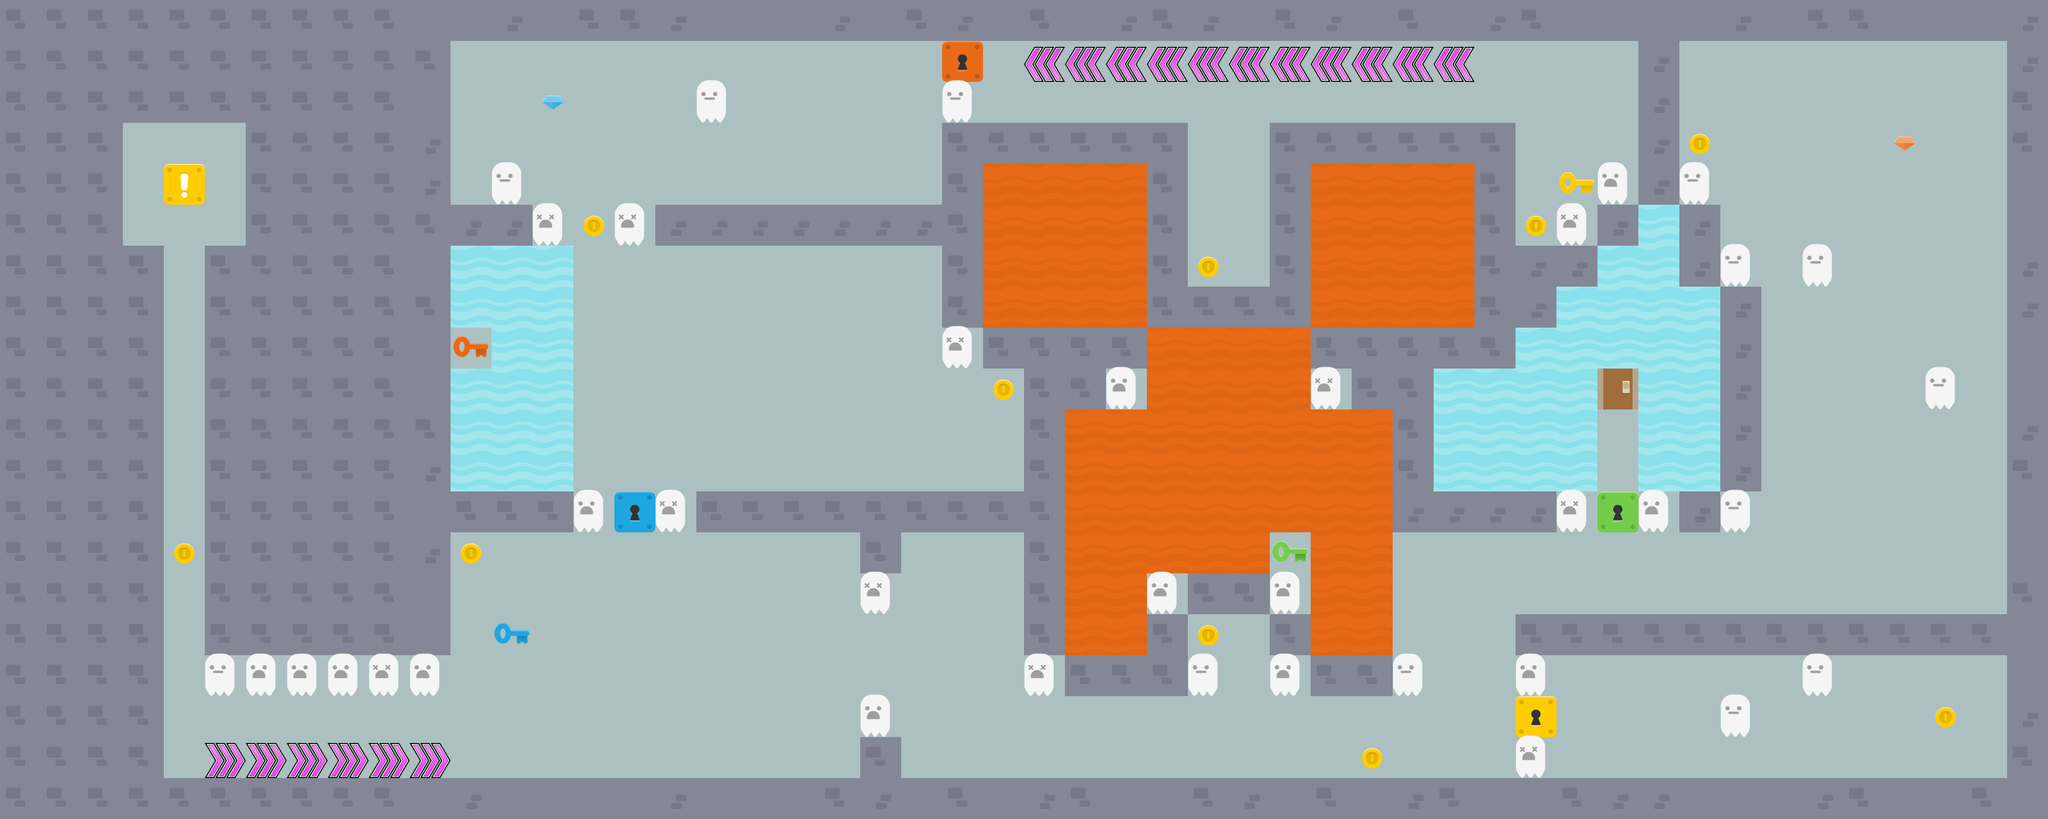

This game map was drawn from its Tiled (.tmx) file and the tilesets committed beside it. A one-line description and the full map source follow:
An orthogonal 50x20 tile map with 70x70 px tiles, 2 tile layers (Passable, Main).

<map version="1.5" tiledversion="1.7.2" orientation="orthogonal" renderorder="right-down" width="50" height="20" tilewidth="70" tileheight="70" infinite="0" nextlayerid="6" nextobjectid="1">
 <tileset firstgid="1" source="chipschallenge.tsx" />
 <layer id="5" name="Passable" width="50" height="20">
  <data encoding="csv">
0,0,0,0,0,0,0,0,0,0,0,0,0,0,0,0,0,0,0,0,0,0,0,0,0,0,0,0,0,0,0,0,0,0,0,0,0,0,0,0,0,0,0,0,0,0,0,0,0,0,
0,0,0,0,0,0,0,0,0,0,0,12,12,12,12,12,12,12,12,12,12,12,12,12,12,12,12,12,12,12,12,12,12,12,12,12,12,12,12,12,0,12,12,12,12,12,12,12,12,0,
0,0,0,0,0,0,0,0,0,0,0,12,12,12,12,12,12,12,12,12,12,12,12,12,12,12,12,12,12,12,12,12,12,12,12,12,12,12,12,12,0,12,12,12,12,12,12,12,12,0,
0,0,0,12,12,12,0,0,0,0,0,12,12,12,12,12,12,12,12,12,12,12,12,0,0,0,0,0,0,12,12,0,0,0,0,0,0,12,12,12,0,12,12,12,12,12,12,12,12,0,
0,0,0,12,12,12,0,0,0,0,0,12,12,12,12,12,12,12,12,12,12,12,12,0,0,0,0,0,0,12,12,0,0,0,0,0,0,12,12,12,0,12,12,12,12,12,12,12,12,0,
0,0,0,12,12,12,0,0,0,0,0,0,0,12,12,12,0,0,0,0,0,0,0,0,0,0,0,0,0,12,12,0,0,0,0,0,0,12,12,0,12,0,12,12,12,12,12,12,12,0,
0,0,0,0,12,0,0,0,0,0,0,0,0,0,12,12,12,12,12,12,12,12,12,0,0,0,0,0,0,12,12,0,0,0,0,0,0,0,0,12,12,0,12,12,12,12,12,12,12,0,
0,0,0,0,12,0,0,0,0,0,0,0,0,0,12,12,12,12,12,12,12,12,12,0,0,0,0,0,0,0,0,0,0,0,0,0,0,0,12,12,12,12,0,12,12,12,12,12,12,0,
0,0,0,0,12,0,0,0,0,0,0,12,0,0,12,12,12,12,12,12,12,12,12,12,0,0,0,0,0,0,0,0,0,0,0,0,0,12,12,12,12,12,0,12,12,12,12,12,12,0,
0,0,0,0,12,0,0,0,0,0,0,0,0,0,12,12,12,12,12,12,12,12,12,12,12,0,0,12,0,0,0,0,12,0,0,12,12,12,12,12,12,12,0,12,12,12,12,12,12,0,
0,0,0,0,12,0,0,0,0,0,0,0,0,0,12,12,12,12,12,12,12,12,12,12,12,0,0,0,0,0,0,0,0,0,0,12,12,12,12,12,12,12,0,12,12,12,12,12,12,0,
0,0,0,0,12,0,0,0,0,0,0,0,0,0,12,12,12,12,12,12,12,12,12,12,12,0,0,0,0,0,0,0,0,0,0,12,12,12,12,12,12,12,0,12,12,12,12,12,12,0,
0,0,0,0,12,0,0,0,0,0,0,0,0,0,12,12,12,0,0,0,0,0,0,0,0,0,0,0,0,0,0,0,0,0,0,0,0,0,12,12,12,0,12,12,12,12,12,12,12,0,
0,0,0,0,12,0,0,0,0,0,0,12,12,12,12,12,12,12,12,12,12,0,12,12,12,0,0,0,0,0,0,12,0,0,12,12,12,12,12,12,12,12,12,12,12,12,12,12,12,0,
0,0,0,0,12,0,0,0,0,0,0,12,12,12,12,12,12,12,12,12,12,12,12,12,12,0,0,12,12,0,0,12,0,0,12,12,12,12,12,12,12,12,12,12,12,12,12,12,12,0,
0,0,0,0,12,0,0,0,0,0,0,12,12,12,12,12,12,12,12,12,12,12,12,12,12,0,0,0,0,12,12,0,0,0,12,12,12,0,12,12,12,12,12,12,12,12,12,12,12,0,
0,0,0,0,12,12,12,12,12,12,12,12,12,12,12,12,12,12,12,12,12,12,12,12,12,12,0,0,0,12,12,12,0,0,12,12,12,12,12,12,12,12,12,12,12,12,12,12,12,0,
0,0,0,0,12,12,12,12,12,12,12,12,12,12,12,12,12,12,12,12,12,12,12,12,12,12,12,12,12,12,12,12,12,12,12,12,12,12,12,12,12,12,12,12,12,12,12,12,12,0,
0,0,0,0,12,12,12,12,12,12,12,12,12,12,12,12,12,12,12,12,12,0,12,12,12,12,12,12,12,12,12,12,12,12,12,12,12,12,12,12,12,12,12,12,12,12,12,12,12,0,
0,0,0,0,0,0,0,0,0,0,0,0,0,0,0,0,0,0,0,0,0,0,0,0,0,0,0,0,0,0,0,0,0,0,0,0,0,0,0,0,0,0,0,0,0,0,0,0,0,0
</data>
 </layer>
 <layer id="2" name="Main" width="50" height="20">
  <data encoding="csv">
20,20,20,20,20,20,20,20,20,20,19,19,21,19,20,20,21,19,19,19,21,19,20,21,19,20,19,21,20,21,19,20,21,19,20,19,21,20,19,19,19,19,21,19,20,20,19,19,19,21,
20,20,20,20,20,20,20,20,20,20,20,0,0,0,0,0,0,0,0,0,0,0,0,10,0,27,27,27,27,27,27,27,27,27,27,27,0,0,0,0,21,0,0,0,0,0,0,0,0,21,
20,20,20,20,20,20,20,20,20,20,19,0,0,24,0,0,0,16,0,0,0,0,0,16,0,0,0,0,0,0,0,0,0,0,0,0,0,0,0,0,21,0,0,0,0,0,0,0,0,20,
20,20,20,0,0,0,20,20,20,20,21,0,0,0,0,0,0,0,0,0,0,0,0,20,20,20,20,20,20,0,0,20,20,20,20,20,20,0,0,0,21,1,0,0,0,0,23,0,0,20,
20,20,20,0,15,0,20,20,20,20,21,0,16,0,0,0,0,0,0,0,0,0,0,20,7,7,7,7,20,0,0,20,7,7,7,7,20,0,6,18,21,16,0,0,0,0,0,0,0,19,
20,20,20,0,0,0,20,20,20,20,20,21,21,17,1,17,21,21,21,21,21,21,21,20,7,7,7,7,20,0,0,20,7,7,7,7,20,1,17,21,22,21,0,0,0,0,0,0,0,19,
20,20,20,20,0,20,20,20,20,20,19,22,22,22,0,0,0,0,0,0,0,0,0,20,7,7,7,7,20,1,0,20,7,7,7,7,20,21,21,22,22,21,16,0,16,0,0,0,0,21,
20,20,20,20,0,20,20,20,20,20,20,22,22,22,0,0,0,0,0,0,0,0,0,20,7,7,7,7,20,20,20,20,7,7,7,7,20,21,22,22,22,22,21,0,0,0,0,0,0,21,
20,20,20,20,0,20,20,20,20,20,19,5,22,22,0,0,0,0,0,0,0,0,0,17,20,20,20,20,7,7,7,7,20,20,20,20,20,22,22,22,22,22,21,0,0,0,0,0,0,19,
20,20,20,20,0,20,20,20,20,20,19,22,22,22,0,0,0,0,0,0,0,0,0,0,1,20,20,18,7,7,7,7,17,20,20,22,22,22,22,2,22,22,21,0,0,0,0,16,0,19,
20,20,20,20,0,20,20,20,20,20,20,22,22,22,0,0,0,0,0,0,0,0,0,0,0,20,7,7,7,7,7,7,7,7,20,22,22,22,22,0,22,22,21,0,0,0,0,0,0,21,
20,20,20,20,0,20,20,20,20,20,21,22,22,22,0,0,0,0,0,0,0,0,0,0,0,20,7,7,7,7,7,7,7,7,20,22,22,22,22,0,22,22,21,0,0,0,0,0,0,20,
20,20,20,20,0,20,20,20,20,20,19,20,20,20,18,8,17,20,20,20,20,20,20,20,20,20,7,7,7,7,7,7,7,7,21,21,21,21,17,9,18,21,16,0,0,0,0,0,0,19,
20,20,20,20,1,20,20,20,20,20,21,1,0,0,0,0,0,0,0,0,0,20,0,0,0,20,7,7,7,7,7,4,7,7,0,0,0,0,0,0,0,0,0,0,0,0,0,0,0,19,
20,20,20,20,0,20,20,20,20,20,19,0,0,0,0,0,0,0,0,0,0,17,0,0,0,20,7,7,18,20,20,18,7,7,0,0,0,0,0,0,0,0,0,0,0,0,0,0,0,20,
20,20,20,20,0,20,20,20,20,20,19,0,3,0,0,0,0,0,0,0,0,0,0,0,0,20,7,7,20,1,0,20,7,7,0,0,0,20,20,20,20,20,20,20,20,20,20,20,20,19,
20,20,20,20,0,16,18,18,18,17,18,0,0,0,0,0,0,0,0,0,0,0,0,0,0,17,20,20,20,16,0,18,20,20,16,0,0,18,0,0,0,0,0,0,16,0,0,0,0,19,
20,20,20,20,0,0,0,0,0,0,0,0,0,0,0,0,0,0,0,0,0,18,0,0,0,0,0,0,0,0,0,0,0,0,0,0,0,11,0,0,0,0,16,0,0,0,0,1,0,21,
20,20,20,20,0,28,28,28,28,28,28,0,0,0,0,0,0,0,0,0,0,20,0,0,0,0,0,0,0,0,0,0,0,1,0,0,0,17,0,0,0,0,0,0,0,0,0,0,0,20,
20,20,20,20,20,20,20,20,20,20,19,21,19,19,19,19,21,19,19,19,20,21,19,20,19,21,20,19,19,20,21,19,20,19,21,20,19,19,20,21,21,19,19,19,21,20,19,19,20,19
</data>
 </layer>
</map>
